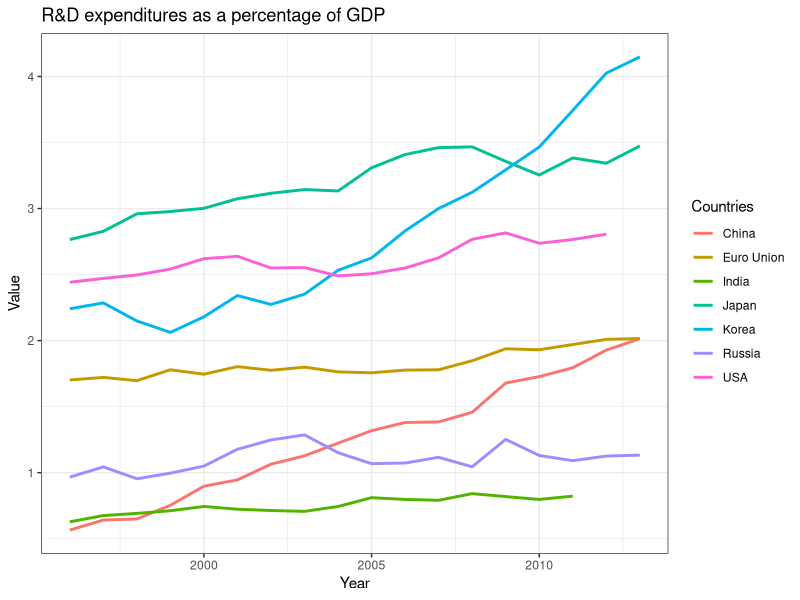
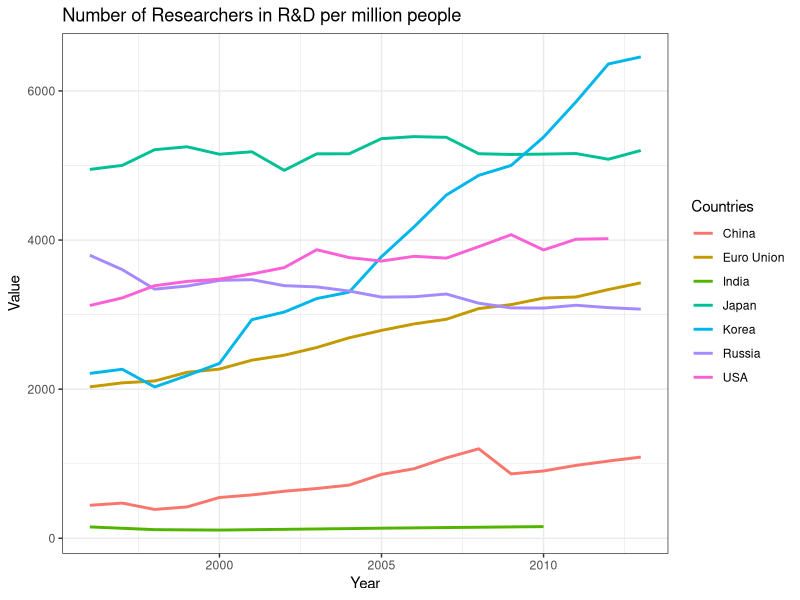
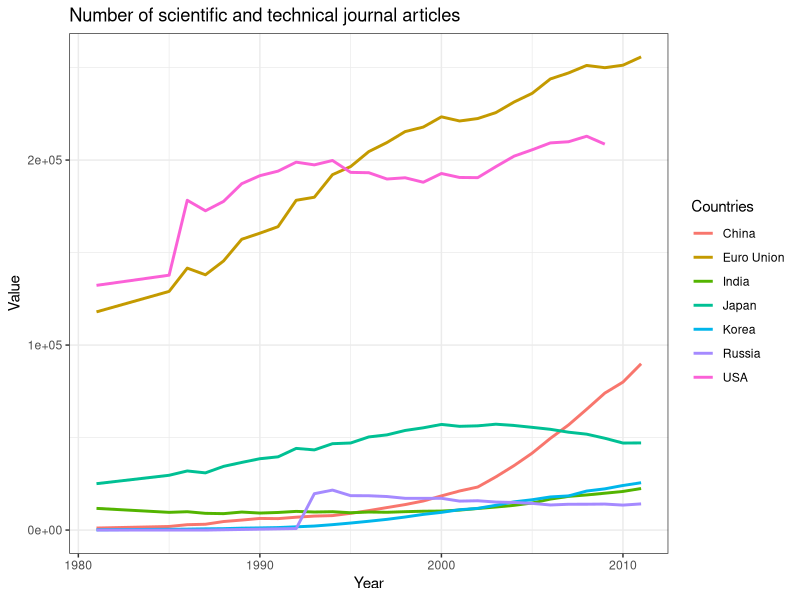
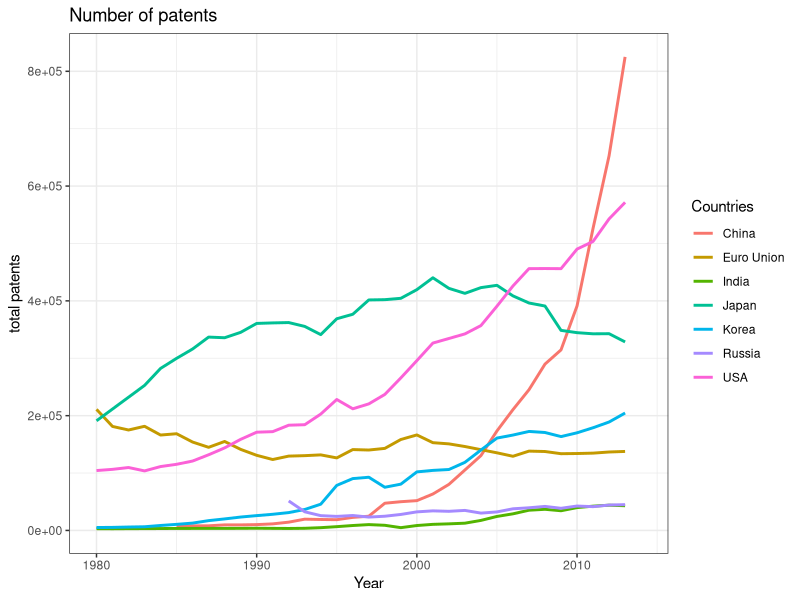
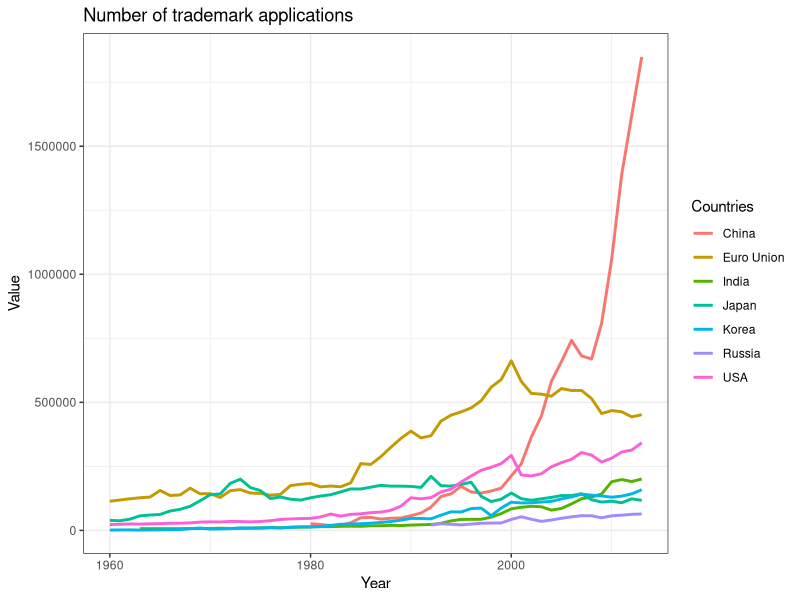
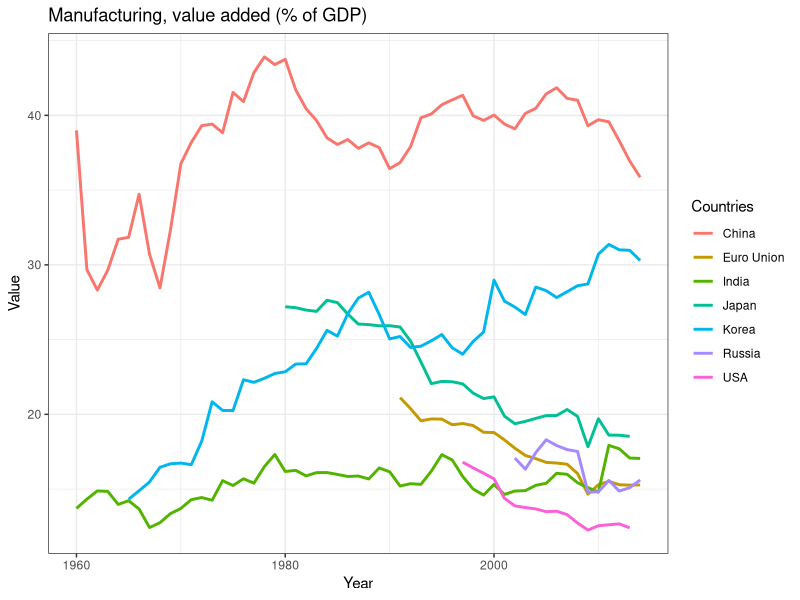

Write R code to recreate these figures, in order.
library(dplyr)
library(ggplot2)

indicators = read.csv("subbeddata.csv", header = TRUE, stringsAsFactors = FALSE)

counts <- indicators %>%
    group_by(IndicatorCode, IndicatorName) %>%
    summarise(NumCountries = n_distinct(CountryName),
              NumYears     = n_distinct(Year),
              FirstYear    = min(Year),
              LastYear     = max(Year))

#Filter indicator results to R&D expenditures % as GDP from 1996 to 2014
#European Union = EUU, world = WLD,OECD members = OED, US = USA, China = CHN,
#Japan = JPN, Russia = RUS, India = IND, Korea = KOR
countries = c("EUU", "USA", "CHN", "JPN", 
              "RUS", "IND", "KOR") #WLD, OED

indicatorcodes = c("GB.XPD.RSDV.GD.ZS", "SP.POP.SCIE.RD.P6", 
                   "IP.JRN.ARTC.SC", "IP.PAT.NRES", "IP.PAT.RESD", "IP.TMK.TOTL",
                   "NV.IND.MANF.ZS")

#Function to subset data depending on the indicator of interest
subdata = function(indicatorCode) {
    filter(indicators, IndicatorCode == indicatorCode) %>%
        filter(CountryCode %in% countries)
}

researchexpn =  subdata("GB.XPD.RSDV.GD.ZS")
res <- ggplot(researchexpn, aes(x = Year, y = Value)) +geom_line(aes(color = CountryCode), size = 1)
res + theme_bw() + ggtitle("R&D expenditures as a percentage of GDP") +
    scale_color_discrete(labels = c("China","Euro Union", "India",
                                    "Japan", "Korea", "Russia", "USA")) + 
    guides(color=guide_legend(title="Countries")) 

researchers = subdata("SP.POP.SCIE.RD.P6")
respeople <- ggplot(researchers, aes(x = Year, y = Value)) +geom_line(aes(color = CountryCode), size = 1)
respeople + theme_bw() + ggtitle("Number of Researchers in R&D per million people") +
    scale_color_discrete(labels = c("China","Euro Union", "India",
                                    "Japan", "Korea", "Russia", "USA")) + 
    guides(color=guide_legend(title="Countries")) 

publications = subdata("IP.JRN.ARTC.SC")
pub = ggplot(publications, aes(x = Year, y = Value)) +geom_line(aes(color = CountryCode), size = 1)
pub + theme_bw() +  ggtitle("Number of scientific and technical journal articles") +
    scale_color_discrete(labels = c("China","Euro Union", "India",
                                    "Japan", "Korea", "Russia", "USA")) + 
    guides(color=guide_legend(title="Countries")) 

#data seperates patents by residents and non residents of a country, 
#grouping data to total patents by both residents and non residents 
patents = filter(indicators, IndicatorCode == "IP.PAT.NRES" | 
                     IndicatorCode == "IP.PAT.RESD") %>%
    filter(CountryCode %in% countries) %>% group_by(CountryCode, Year) %>%
    summarise(totpap = sum(Value))
pat = ggplot(patents, aes(x = Year, y = totpap)) + geom_line(aes(color = CountryCode), size = 1)
pat + theme_bw() + ggtitle("Number of patents") + ylab("total patents") +xlim(1980, 2014) +
    scale_color_discrete(labels = c("China","Euro Union", "India",
                                    "Japan", "Korea", "Russia", "USA")) + 
    guides(color=guide_legend(title="Countries")) 

#Total number of trademark applications
trademark = subdata("IP.TMK.TOTL")
trade = ggplot(trademark, aes(x = Year, y = Value)) + geom_line(aes(color = CountryCode), size = 1)
trade + theme_bw() + ggtitle("Number of trademark applications") +
    scale_color_discrete(labels = c("China","Euro Union", "India",
                                    "Japan", "Korea", "Russia", "USA")) + 
    guides(color=guide_legend(title="Countries")) 

#manufacturing, value added (% of GDP)
manufacturing = subdata("NV.IND.MANF.ZS")
manufact = ggplot(manufacturing, aes(x = Year, y = Value)) + geom_line(aes(color = CountryCode), size = 1)
manufact + theme_bw() + ggtitle("Manufacturing, value added (% of GDP)") +
    scale_color_discrete(labels = c("China","Euro Union", "India",
                                    "Japan", "Korea", "Russia", "USA")) + 
    guides(color=guide_legend(title="Countries")) 